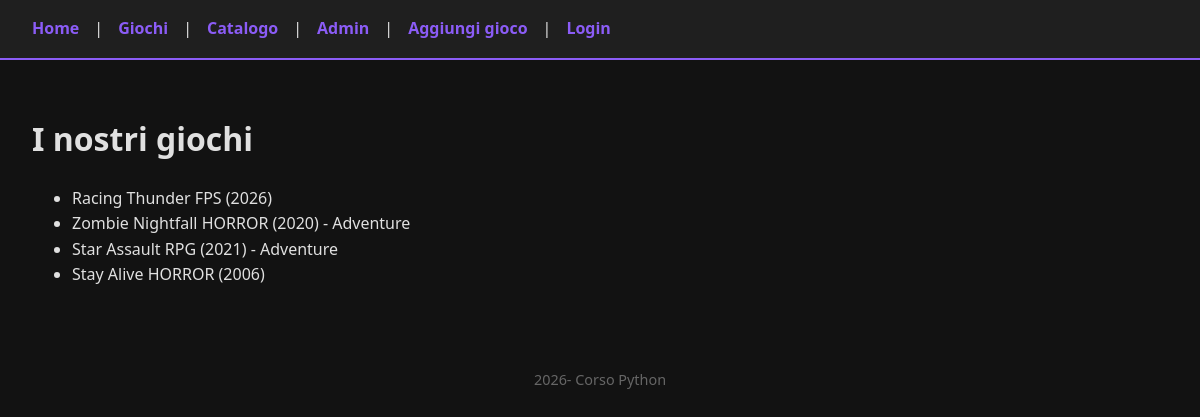
/giochi/, run on an earlier commit of the app's database.
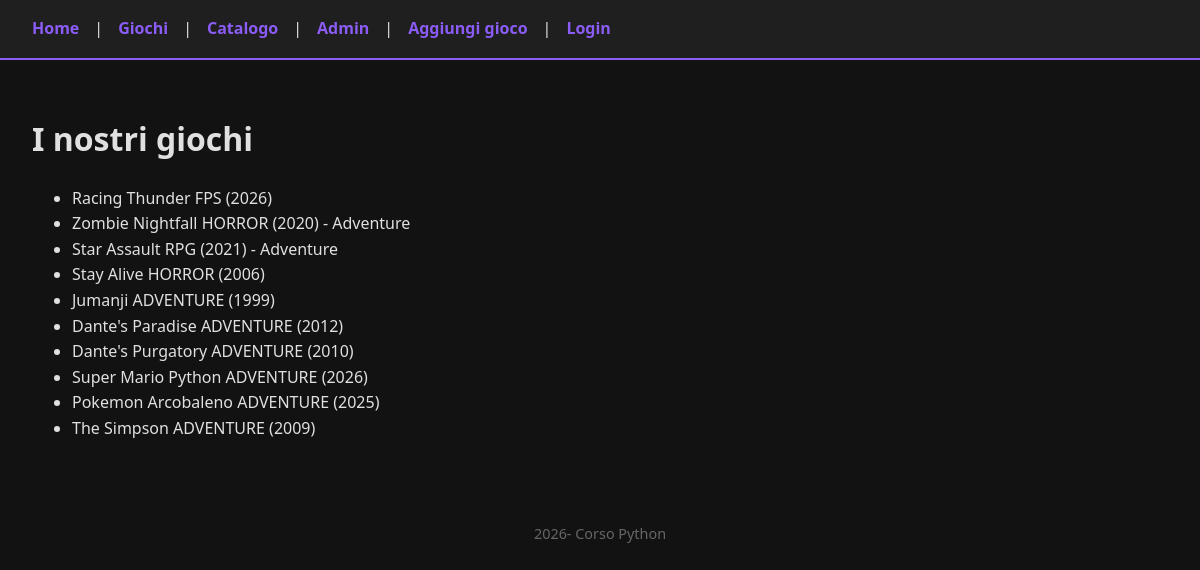
And on a later commit of the database.
### videoteca/models.py (models this page shows, shortened)
class Gioco(models.Model):
    titolo = models.CharField(max_length=200)
    categoria = models.CharField(max_length=100)
    anno = models.IntegerField()
    genere = models.CharField(max_length=100, null=True, blank=True)
    recensione = models.TextField(blank=True, null=True)

### videoteca/views.py (the view)
# urls.py: path('giochi/', views.lista_giochi, name='lista'),
def lista_giochi(request):
    giochi = Gioco.objects.all() # SELECT * FROM videoteca_gioco
    return render(request, 'videoteca/lista.html', {'giochi': giochi})

### videoteca/templates/videoteca/lista.html
{% extends 'base.html' %}
{% block content %}
<h1>I nostri giochi</h1>
<ul>
    {% for gioco in giochi %}
        <li>{{ gioco.titolo }} {{ gioco.categoria }} ({{ gioco.anno }}) {% if gioco.genere %} - {{ gioco.genere }}</li>
    {% endif %}
    {% endfor %}
</ul>
{% endblock %}

### videoteca/templates/base.html (shortened to what this page needs)
<!DOCTYPE html>
{% load static %}
<html>
<head>
<link rel="stylesheet" href="{% static 'css/base.css' %}">
</head>
<body>
<nav>
    <a href="{% url 'home' %}">Home</a> |
    <a href="{% url 'lista' %}">Giochi</a> |
    <a href="{% url 'catalogo' %}">Catalogo</a> |
    <a href="/admin/">Admin</a> |
    <a href="{% url 'aggiungi' %}">Aggiungi gioco</a> |
    {% if user.is_authenticated %}
        Ciao <strong>{{ user.username }}</strong> |
        <form method="post" action="{% url 'logout' %}" style="display: inline;">
            {% csrf_token %}
            <button type="submit" style="background: none; border: none; color: inherit; text-decoration: underline; cursor: pointer;">Logout</button>
        </form>
    {% else %}
        <a href="{% url 'login' %}">Login</a>
    {% endif %}
</nav>
<div class= 'main-container'>
    {% block content %}{% endblock %}
</div>
<footer>2026- Corso Python</footer>
</body>
</html>

### static/css/base.css (style rules this page uses)
body { background-color: #121212; color: #e0e0e0; font-family: 'Segoe UI', Arial, sans-serif; line-height: 1.6; margin: 0; padding: 0; }
nav { background-color: #1f1f1f; padding: 1rem 2rem; border-bottom: 2px solid #8b5cf6; display: flex; align-items: center; gap: 15px; }
nav a, nav button { color: #8b5cf6; text-decoration: none; font-weight: bold; transition: 0.3s; }
.main-container { padding: 2rem; max-width: 1200px; margin: 0 auto; }
footer { text-align: center; padding: 2rem; color: #666; font-size: 0.9rem; }

What changed in the data, as far as the page shows it:
added Gioco: titolo "Jumanji", categoria "ADVENTURE", anno "1999"
added Gioco: titolo "Dante's Paradise", categoria "ADVENTURE", anno "2012"
added Gioco: titolo "Dante's Purgatory", categoria "ADVENTURE", anno "2010"
added Gioco: titolo "Super Mario Python", categoria "ADVENTURE", anno "2026"
added Gioco: titolo "Pokemon Arcobaleno", categoria "ADVENTURE", anno "2025"
added Gioco: titolo "The Simpson", categoria "ADVENTURE", anno "2009"
